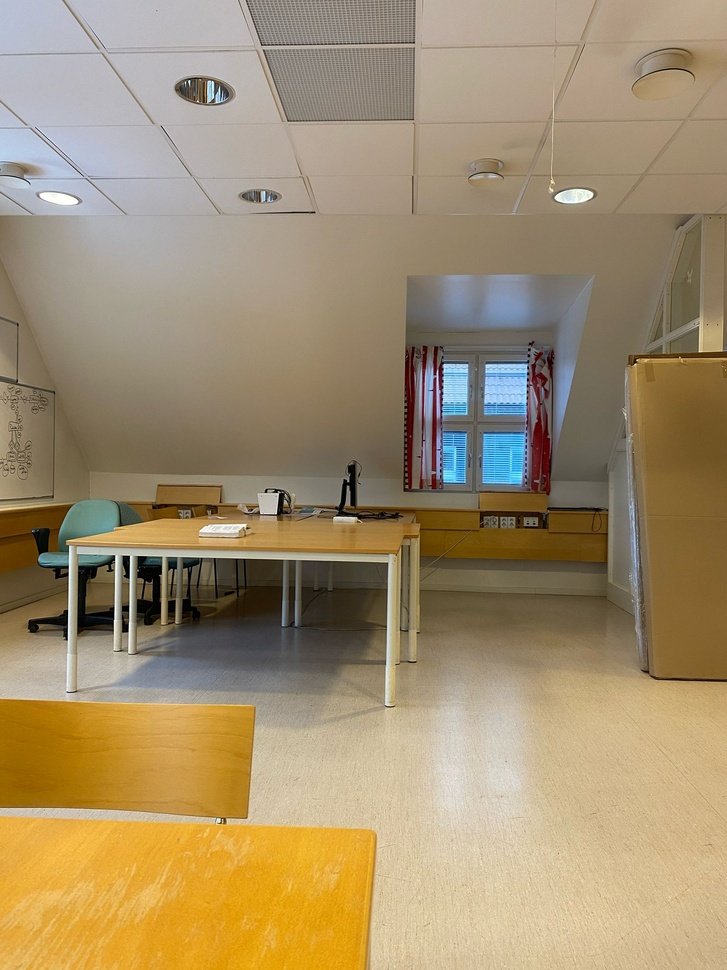
#> input picture Week3/images/img1.jpg, 727 x 970 px, shrunk from 1536 x 2048 before the run
$ python q2_q3_task.py
#> lines starting #> are read from the running program, lines starting #| are printed output that depends on the picture
import cv2
import numpy as np
import matplotlib.pyplot as plt

def feature_matching_kdtree_ransac(image1_path, image2_path):
    # Load images in grayscale
#> called with image1_path = './images/img1.jpg', image2_path = './images/img2.jpg'
    img1 = cv2.imread(image1_path, cv2.IMREAD_GRAYSCALE)
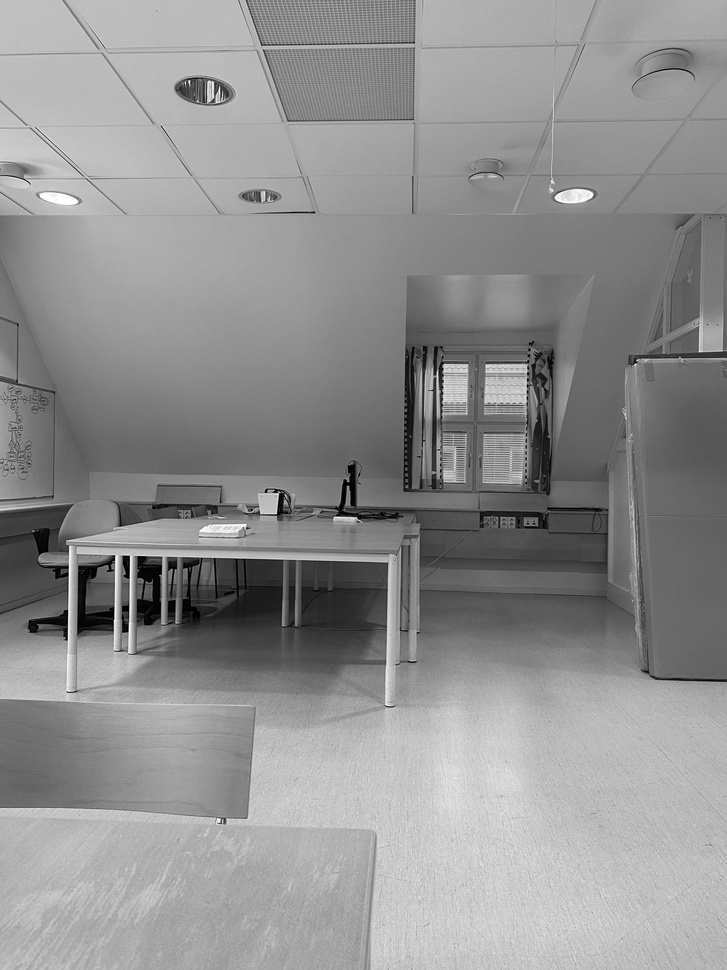
#> img1: shape (970, 727); min 0, max 255, mean 144.2
    img2 = cv2.imread(image2_path, cv2.IMREAD_GRAYSCALE)
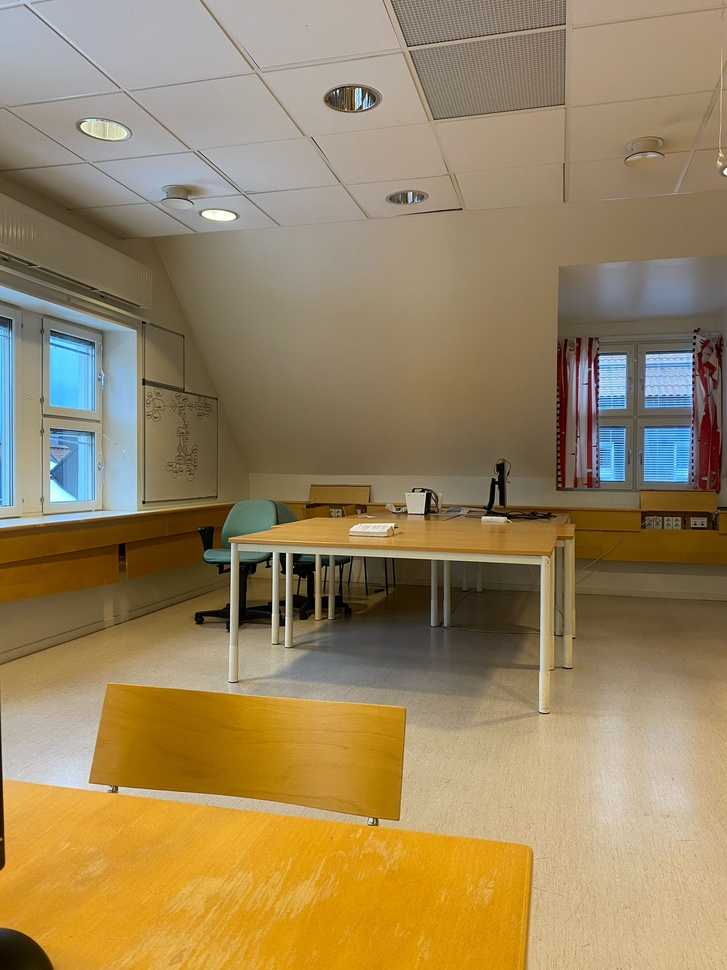
#> input picture Week3/images/img2.jpg, 727 x 970 px, shrunk from 1536 x 2048 before the run
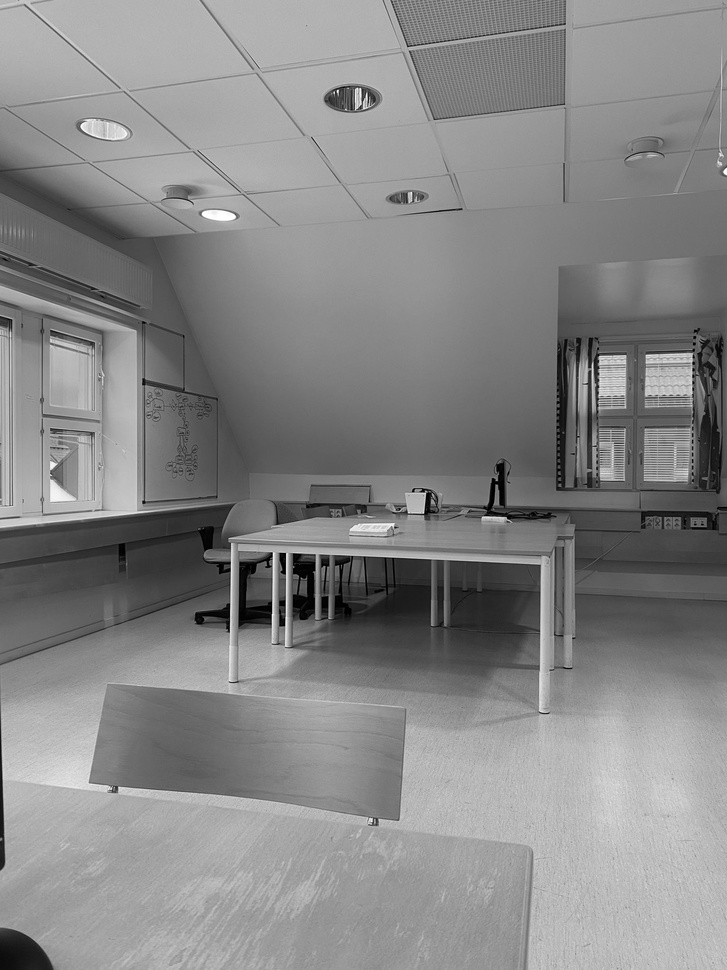
#> img2: shape (970, 727); min 0, max 255, mean 134.4

    if img1 is None or img2 is None:
        print("Error: Could not read images.")
        return

    # Step 1: Detect Features using ORB
    orb = cv2.ORB_create(nfeatures=500)
    kp1, des1 = orb.detectAndCompute(img1, None)
#> kp1 = 500 keypoints; strongest (x, y, size): (128, 556, 31), (114, 557, 31), (278, 493, 31), (127, 557, 44.6)
    kp2, des2 = orb.detectAndCompute(img2, None)
#> kp2 = 500 keypoints; strongest (x, y, size): (284, 553, 31), (337, 91, 31), (425, 493, 31), (423, 512, 31)

    # Step 2: Use KD-Tree with FLANN Matcher
    FLANN_INDEX_LSH = 6
    index_params = dict(algorithm=FLANN_INDEX_LSH, table_number=6, key_size=12, multi_probe_level=1)
    search_params = dict(checks=50)
    flann = cv2.FlannBasedMatcher(index_params, search_params)

    # Find the two nearest neighbors for each descriptor
    matches = flann.knnMatch(des1, des2, k=2)
#> matches = 500 matches

    # Step 3: Apply Lowe’s Ratio Test to filter weak matches
    good_matches = []
    pts1 = []
    pts2 = []

    for m, n in matches:
        if m.distance < 0.75 * n.distance:  # Lowe’s ratio test
            good_matches.append(m)
            pts1.append(kp1[m.queryIdx].pt)
            pts2.append(kp2[m.trainIdx].pt)
#> after the loop, good_matches = 249 matches; pts1 = 249 pairs, first value 62.21 to 591.6, second value 81 to 823; pts2 = 249 pairs, first value 226.4 to 693, second value 88 to 825.1

    pts1 = np.float32(pts1)
    pts2 = np.float32(pts2)

    # Step 4: Apply RANSAC to remove outliers
    if len(pts1) >= 4:  # RANSAC needs at least 4 points
        H, mask = cv2.findHomography(pts1, pts2, cv2.RANSAC, 5.0)
#> H = [[0.785, -0.000564, 170.5], [-0.141, 0.912, 38.69], [-0.000286, -1.75e-05, 1]]; mask = 249 values, max 1 at index 0, min 0 at index 74, mean 0.972
        mask = mask.ravel().tolist()
    else:
        print("Not enough matches for RANSAC.")
        return

    # Step 5: Draw only inlier matches
    inlier_matches = [good_matches[i] for i in range(len(mask)) if mask[i] == 1]
#> inlier_matches = 242 matches
    match_img = cv2.drawMatches(img1, kp1, img2, kp2, inlier_matches, None, flags=cv2.DrawMatchesFlags_NOT_DRAW_SINGLE_POINTS)
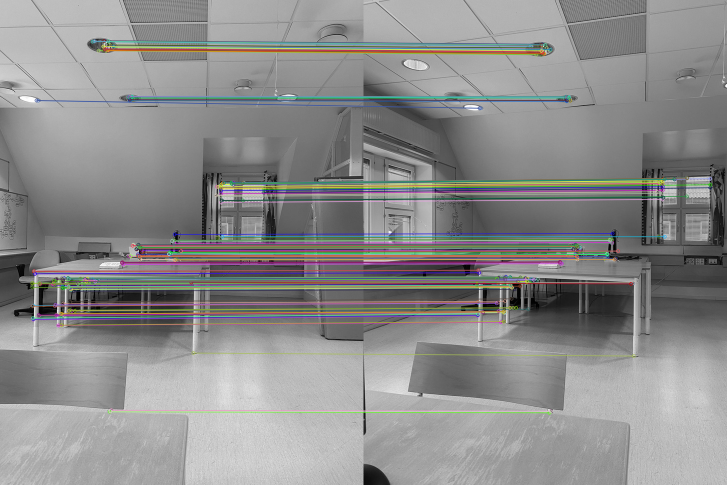
#> match_img: shape (970, 1454, 3) (shown at 1/2 size); mean of channels 0, 1, 2 139.7, 140.2, 140.4; drawn as B, G, R

    # Display result
    plt.figure(figsize=(12, 8))  # Adjust width and height
    plt.imshow(match_img)
    plt.axis('off')  # Hide axis for better visualization
    plt.show()

# Example usage
feature_matching_kdtree_ransac("./images/img1.jpg", "./images/img2.jpg")
